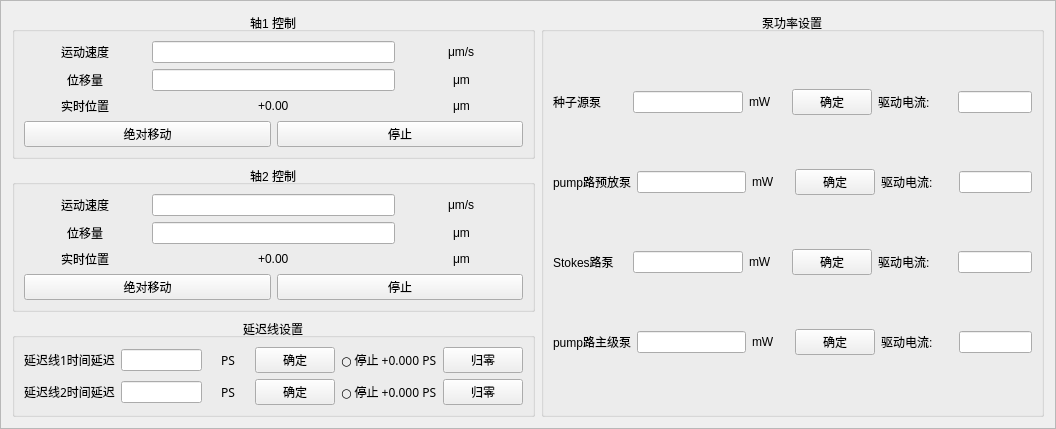
              <widget class="QFrame" name="frameStageControlPanel">
               <property name="frameShape">
                <enum>QFrame::Shape::StyledPanel</enum>
               </property>
               <property name="frameShadow">
                <enum>QFrame::Shadow::Raised</enum>
               </property>
               <layout class="QHBoxLayout" name="horizontalLayout_77">
                <item>
                 <layout class="QVBoxLayout" name="verticalLayout_28" stretch="0">
                  <item>
                   <widget class="QWidget" name="widgetStageControl" native="true">
                    <layout class="QVBoxLayout" name="verticalLayout_StageControl" stretch="1,1,0">
                     <property name="leftMargin">
                      <number>0</number>
                     </property>
                     <property name="topMargin">
                      <number>0</number>
                     </property>
                     <property name="rightMargin">
                      <number>0</number>
                     </property>
                     <property name="bottomMargin">
                      <number>0</number>
                     </property>
                     <item>
                      <widget class="QGroupBox" name="groupBox">
                       <property name="title">
                        <string>轴1 控制</string>
                       </property>
                       <property name="alignment">
                        <set>Qt::AlignmentFlag::AlignCenter</set>
                       </property>
                       <layout class="QVBoxLayout" name="verticalLayout_5">
                        <item>
                         <layout class="QHBoxLayout" name="horizontalLayout_StageSpeed" stretch="1,2,1">
                          <item alignment="Qt::AlignmentFlag::AlignHCenter">
                           <widget class="QLabel" name="labelStageSpeed">
                            <property name="text">
                             <string>运动速度</string>
                            </property>
                           </widget>
                          </item>
                          <item>
                           <widget class="QLineEdit" name="lineEditStageSpeed"/>
                          </item>
                          <item alignment="Qt::AlignmentFlag::AlignHCenter">
                           <widget class="QLabel" name="labelStageSpeedUnit">
                            <property name="text">
                             <string>μm/s</string>
                            </property>
                           </widget>
                          </item>
                         </layout>
                        </item>
                        <item>
                         <layout class="QHBoxLayout" name="horizontalLayout_StageDisplace" stretch="1,2,1">
                          <item alignment="Qt::AlignmentFlag::AlignHCenter">
                           <widget class="QLabel" name="labelStageDisplace">
                            <property name="text">
                             <string>位移量</string>
                            </property>
                           </widget>
                          </item>
                          <item>
                           <widget class="QLineEdit" name="lineEditStageDisplace"/>
                          </item>
                          <item alignment="Qt::AlignmentFlag::AlignHCenter">
                           <widget class="QLabel" name="labelStageDisplaceUnit">
                            <property name="text">
                             <string>μm</string>
                            </property>
                           </widget>
                          </item>
                         </layout>
                        </item>
                        <item>
                         <layout class="QHBoxLayout" name="horizontalLayout_StagePos1" stretch="1,2,1">
                          <item alignment="Qt::AlignmentFlag::AlignHCenter">
                           <widget class="QLabel" name="labelStagePos1Title">
                            <property name="text">
                             <string>实时位置</string>
                            </property>
                           </widget>
                          </item>
                          <item alignment="Qt::AlignmentFlag::AlignHCenter">
                           <widget class="QLabel" name="labelStagePos1Value">
                            <property name="text">
                             <string>+0.00</string>
                            </property>
                           </widget>
                          </item>
                          <item alignment="Qt::AlignmentFlag::AlignHCenter">
                           <widget class="QLabel" name="labelStagePos1Unit">
                            <property name="text">
                             <string>μm</string>
                            </property>
                           </widget>
                          </item>
                         </layout>
                        </item>
                        <item>
                         <layout class="QHBoxLayout" name="horizontalLayout_StageBtn1">
                          <item>
                           <widget class="QPushButton" name="btnStageMoveAbsolute">
                            <property name="text">
                             <string>绝对移动</string>
                            </property>
                           </widget>
                          </item>
                          <item>
                           <widget class="QPushButton" name="btnStageStop1">
                            <property name="text">
                             <string>停止</string>
                            </property>
                           </widget>
                          </item>
                         </layout>
                        </item>
                       </layout>
                      </widget>
                     </item>
                     <item>
                      <widget class="QGroupBox" name="groupBoxStageAxis2">
                       <property name="title">
                        <string>轴2 控制</string>
                       </property>
                       <property name="alignment">
                        <set>Qt::AlignmentFlag::AlignCenter</set>
                       </property>
                       <layout class="QVBoxLayout" name="verticalLayout_StageAxis2">
                        <item>
                         <layout class="QHBoxLayout" name="horizontalLayout_StageSpeed2" stretch="1,2,1">
                          <item alignment="Qt::AlignmentFlag::AlignHCenter">
                           <widget class="QLabel" name="labelStageSpeed2">
                            <property name="text">
                             <string>运动速度</string>
                            </property>
                           </widget>
                          </item>
                          <item>
                           <widget class="QLineEdit" name="lineEditStageSpeed2"/>
                          </item>
                          <item alignment="Qt::AlignmentFlag::AlignHCenter">
                           <widget class="QLabel" name="labelStageSpeedUnit2">
                            <property name="text">
                             <string>μm/s</string>
                            </property>
                           </widget>
                          </item>
                         </layout>
                        </item>
                        <item>
                         <layout class="QHBoxLayout" name="horizontalLayout_StageDisplace2" stretch="1,2,1">
                          <item alignment="Qt::AlignmentFlag::AlignHCenter">
                           <widget class="QLabel" name="labelStageDisplace2">
                            <property name="text">
                             <string>位移量</string>
                            </property>
                           </widget>
                          </item>
                          <item>
                           <widget class="QLineEdit" name="lineEditStageDisplace2"/>
                          </item>
                          <item alignment="Qt::AlignmentFlag::AlignHCenter">
                           <widget class="QLabel" name="labelStageDisplaceUnit2">
                            <property name="text">
                             <string>μm</string>
                            </property>
                           </widget>
                          </item>
                         </layout>
                        </item>
                        <item>
                         <layout class="QHBoxLayout" name="horizontalLayout_StagePos2" stretch="1,2,1">
                          <item alignment="Qt::AlignmentFlag::AlignHCenter">
                           <widget class="QLabel" name="labelStagePos2Title">
                            <property name="text">
                             <string>实时位置</string>
                            </property>
                           </widget>
                          </item>
                          <item alignment="Qt::AlignmentFlag::AlignHCenter">
                           <widget class="QLabel" name="labelStagePos2Value">
                            <property name="text">
                             <string>+0.00</string>
                            </property>
                           </widget>
                          </item>
                          <item alignment="Qt::AlignmentFlag::AlignHCenter">
                           <widget class="QLabel" name="labelStagePos2Unit">
                            <property name="text">
                             <string>μm</string>
                            </property>
                           </widget>
                          </item>
                         </layout>
                        </item>
                        <item>
                         <layout class="QHBoxLayout" name="horizontalLayout_StageBtn2">
                          <item>
                           <widget class="QPushButton" name="btnStageMoveAbsolute2">
                            <property name="text">
                             <string>绝对移动</string>
                            </property>
                           </widget>
                          </item>
                          <item>
                           <widget class="QPushButton" name="btnStageStop2">
                            <property name="text">
                             <string>停止</string>
                            </property>
                           </widget>
                          </item>
                         </layout>
                        </item>
                       </layout>
                      </widget>
                     </item>
                     <item>
                      <widget class="QGroupBox" name="groupBoxStageDelayLine">
                       <property name="title">
                        <string>延迟线设置</string>
                       </property>
                       <property name="alignment">
                        <set>Qt::AlignmentFlag::AlignCenter</set>
                       </property>
                       <layout class="QVBoxLayout" name="verticalLayout_26">
                        <item>
                         <layout class="QHBoxLayout" name="horizontalLayout_StageDelayLine1" stretch="1,2,1,1,2,1">
                          <item alignment="Qt::AlignmentFlag::AlignHCenter">
                           <widget class="QLabel" name="labelStageDelayLine1">
                            <property name="font">
                             <font>
                              <family>微软雅黑</family>
                              <bold>false</bold>
                             </font>
                            </property>
                            <property name="text">
                             <string>延迟线1时间延迟</string>
                            </property>
                           </widget>
                          </item>
                          <item>
                           <widget class="QLineEdit" name="lineEditStageDelayLine1"/>
                          </item>
                          <item alignment="Qt::AlignmentFlag::AlignHCenter">
                           <widget class="QLabel" name="labelStageDelayLine1Unit">
                            <property name="font">
                             <font>
                              <family>微软雅黑</family>
                              <bold>false</bold>
                             </font>
                            </property>
                            <property name="text">
                             <string>PS</string>
                            </property>
                           </widget>
                          </item>
                          <item>
                           <widget class="QPushButton" name="btnConfirmStageDelayLine1">
                            <property name="font">
                             <font>
                              <family>微软雅黑</family>
                              <bold>false</bold>
                             </font>
                            </property>
                            <property name="text">
                             <string>确定</string>
                            </property>
                           </widget>
                          </item>
                          <item alignment="Qt::AlignmentFlag::AlignHCenter">
                           <widget class="QLabel" name="labelStageDelayLine1Pos">
                            <property name="font">
                             <font>
                              <family>微软雅黑</family>
                              <bold>false</bold>
                             </font>
                            </property>
                            <property name="text">
                             <string>○ 停止 +0.000 PS</string>
                            </property>
                           </widget>
                          </item>
                          <item>
                           <widget class="QPushButton" name="btnStageDelayLine1Home">
                            <property name="font">
                             <font>
                              <family>微软雅黑</family>
                              <bold>false</bold>
                             </font>
                            </property>
                            <property name="text">
                             <string>归零</string>
                            </property>
                           </widget>
                          </item>
                         </layout>
                        </item>
                        <item>
                         <layout class="QHBoxLayout" name="horizontalLayout_StageDelayLine2" stretch="1,2,1,1,2,1">
                          <item alignment="Qt::AlignmentFlag::AlignHCenter">
                           <widget class="QLabel" name="labelStageDelayLine2">
                            <property name="font">
                             <font>
                              <family>微软雅黑</family>
                              <bold>false</bold>
                             </font>
                            </property>
                            <property name="text">
                             <string>延迟线2时间延迟</string>
                            </property>
                           </widget>
                          </item>
                          <item>
                           <widget class="QLineEdit" name="lineEditStageDelayLine2"/>
                          </item>
                          <item alignment="Qt::AlignmentFlag::AlignHCenter">
                           <widget class="QLabel" name="labelStageDelayLine2Unit">
                            <property name="font">
                             <font>
                              <family>微软雅黑</family>
                              <bold>false</bold>
                             </font>
                            </property>
                            <property name="text">
                             <string>PS</string>
                            </property>
                           </widget>
                          </item>
                          <item>
                           <widget class="QPushButton" name="btnConfirmStageDelayLine2">
                            <property name="font">
                             <font>
                              <family>微软雅黑</family>
                              <bold>false</bold>
                             </font>
                            </property>
                            <property name="text">
                             <string>确定</string>
                            </property>
                           </widget>
                          </item>
                          <item alignment="Qt::AlignmentFlag::AlignHCenter">
                           <widget class="QLabel" name="labelStageDelayLine2Pos">
                            <property name="font">
                             <font>
                              <family>微软雅黑</family>
                              <bold>false</bold>
                             </font>
                            </property>
                            <property name="text">
                             <string>○ 停止 +0.000 PS</string>
                            </property>
                           </widget>
                          </item>
                          <item>
                           <widget class="QPushButton" name="btnStageDelayLine2Home">
                            <property name="font">
                             <font>
                              <family>微软雅黑</family>
                              <bold>false</bold>
                             </font>
                            </property>
                            <property name="text">
                             <string>归零</string>
                            </property>
                           </widget>
                          </item>
                         </layout>
                        </item>
                       </layout>
                      </widget>
                     </item>
                    </layout>
                   </widget>
                  </item>
                 </layout>
                </item>
                <item>
                 <layout class="QVBoxLayout" name="verticalLayout_29" stretch="2">
                  <item>
                   <widget class="QGroupBox" name="groupBoxStagePumpPower">
                    <property name="title">
                     <string>泵功率设置</string>
                    </property>
                    <property name="alignment">
                     <set>Qt::AlignmentFlag::AlignCenter</set>
                    </property>
                    <layout class="QVBoxLayout" name="verticalLayout_27">
                     <item>
                      <layout class="QHBoxLayout" name="hLayout_Pump1Ctrl" stretch="2,3,1,1,2,2">
                       <item>
                        <widget class="QLabel" name="labelStagePump1">
                         <property name="text">
                          <string>种子源泵</string>
                         </property>
                        </widget>
                       </item>
                       <item>
                        <widget class="QLineEdit" name="lineEditStagePump1"/>
                       </item>
                       <item>
                        <widget class="QLabel" name="labelStagePump1Unit">
                         <property name="text">
                          <string>mW</string>
                         </property>
                        </widget>
                       </item>
                       <item>
                        <widget class="QPushButton" name="btnConfirmStagePump1">
                         <property name="text">
                          <string>确定</string>
                         </property>
                        </widget>
                       </item>
                       <item>
                        <widget class="QLabel" name="labelPump1Drive">
                         <property name="text">
                          <string>驱动电流:</string>
                         </property>
                        </widget>
                       </item>
                       <item>
                        <widget class="QLineEdit" name="lineEditPump1Drive">
                         <property name="readOnly">
                          <bool>true</bool>
                         </property>
                        </widget>
                       </item>
                      </layout>
                     </item>
                     <item>
                      <layout class="QHBoxLayout" name="hLayout_Pump2Ctrl" stretch="2,3,1,1,2,2">
                       <item>
                        <widget class="QLabel" name="labelStagePump2">
                         <property name="text">
                          <string>pump路预放泵</string>
                         </property>
                        </widget>
                       </item>
                       <item>
                        <widget class="QLineEdit" name="lineEditStagePump2"/>
                       </item>
                       <item>
                        <widget class="QLabel" name="labelStagePump2Unit">
                         <property name="text">
                          <string>mW</string>
                         </property>
                        </widget>
                       </item>
                       <item>
                        <widget class="QPushButton" name="btnConfirmStagePump2">
                         <property name="text">
                          <string>确定</string>
                         </property>
                        </widget>
                       </item>
                       <item>
                        <widget class="QLabel" name="labelPump2Drive">
                         <property name="text">
                          <string>驱动电流:</string>
                         </property>
                        </widget>
                       </item>
                       <item>
                        <widget class="QLineEdit" name="lineEditPump2Drive">
                         <property name="readOnly">
                          <bool>true</bool>
                         </property>
                        </widget>
                       </item>
                      </layout>
                     </item>
                     <item>
                      <layout class="QHBoxLayout" name="hLayout_Pump4Ctrl" stretch="2,3,1,1,2,2">
                       <item>
                        <widget class="QLabel" name="labelStagePump4">
                         <property name="text">
                          <string>Stokes路泵</string>
                         </property>
                        </widget>
                       </item>
                       <item>
                        <widget class="QLineEdit" name="lineEditStagePump4"/>
                       </item>
                       <item>
                        <widget class="QLabel" name="labelStagePump4Unit">
                         <property name="text">
                          <string>mW</string>
                         </property>
                        </widget>
                       </item>
                       <item>
                        <widget class="QPushButton" name="btnConfirmStagePump4">
                         <property name="text">
                          <string>确定</string>
                         </property>
                        </widget>
                       </item>
                       <item>
                        <widget class="QLabel" name="labelPump4Drive">
                         <property name="text">
                          <string>驱动电流:</string>
                         </property>
                        </widget>
                       </item>
                       <item>
                        <widget class="QLineEdit" name="lineEditPump4Drive">
                         <property name="readOnly">
                          <bool>true</bool>
                         </property>
                        </widget>
                       </item>
                      </layout>
                     </item>
                     <item>
                      <layout class="QHBoxLayout" name="hLayout_Pump3Ctrl" stretch="2,3,1,1,2,2">
                       <item>
                        <widget class="QLabel" name="labelStagePump3">
                         <property name="text">
                          <string>pump路主级泵</string>
                         </property>
                        </widget>
                       </item>
                       <item>
                        <widget class="QLineEdit" name="lineEditStagePump3"/>
                       </item>
                       <item>
                        <widget class="QLabel" name="labelStagePump3Unit">
                         <property name="text">
                          <string>mW</string>
                         </property>
                        </widget>
                       </item>
                       <item>
                        <widget class="QPushButton" name="btnConfirmStagePump3">
                         <property name="text">
                          <string>确定</string>
                         </property>
                        </widget>
                       </item>
                       <item>
                        <widget class="QLabel" name="labelPump3Drive">
                         <property name="text">
                          <string>驱动电流:</string>
                         </property>
                        </widget>
                       </item>
                       <item>
                        <widget class="QLineEdit" name="lineEditPump3Drive">
                         <property name="readOnly">
                          <bool>true</bool>
                         </property>
                        </widget>
                       </item>
                      </layout>
                     </item>
                    </layout>
                   </widget>
                  </item>
                 </layout>
                </item>
               </layout>
              </widget>
